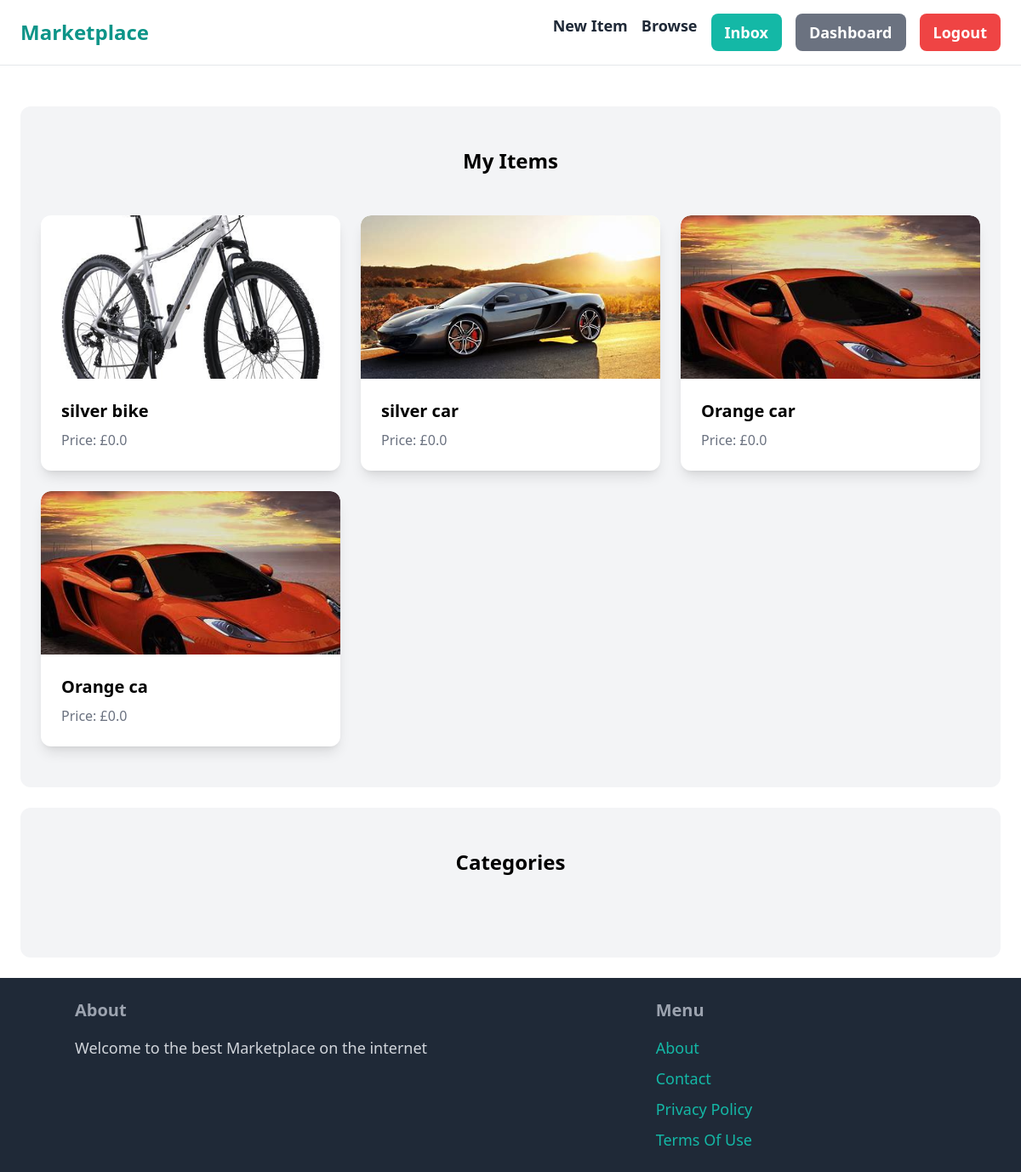
The page /dashboard/ (signed in) on the database its author committed.
### item/models.py (models this page shows, shortened)
class Item(models.Model):
    name = models.CharField(max_length=255)
    description = models.TextField()
    price = models.FloatField(default=0.00)  # Ensure a default value is set
    image = models.ImageField(upload_to='items/')
    is_sold = models.BooleanField(default=False)
    created_at = models.DateTimeField(default=timezone.now)
    category = models.ForeignKey(Category, related_name='items', on_delete=models.CASCADE)
    created_by = models.ForeignKey(settings.AUTH_USER_MODEL, related_name='items', on_delete=models.CASCADE)
    available_dates = models.TextField(blank=True, null=True)
    daily_price = models.FloatField(default=0.00)

### dashboard/views.py (the view)
# urls.py: path('', views.index, name='index'),
@login_required
def index(request):
    items = Item.objects.filter(created_by=request.user)
    return render(request, 'dashboard/index.html',{
        'items' : items,
    })

### dashboard/templates/dashboard/index.html (shortened to what this page needs)
{% extends 'core/base.html' %}
{% block content %}
    <div class="mt-6 px-6 py-12 bg-gray-100 rounded-xl">
        <h2 class="mb-12 text-2xl font-semibold text-center">My Items</h2>
        <div class="grid grid-cols-3 gap-6">
            {% for item in items %}
                <div class="bg-white rounded-xl overflow-hidden shadow-lg">
                    <a href="{% url 'item:detail' item.id %}" class="block">
                        <img src="{{ item.image.url }}" class="w-full h-48 object-cover rounded-t-xl">
                        <div class="p-6">
                            <h2 class="text-xl font-semibold mb-2">{{ item.name }}</h2>
                            <p class="text-gray-500">Price: £{{ item.price }}</p>
                        </div>
                    </a>
                </div>
            {% endfor %}
        </div>
    </div>
    <div class="mt-6 px-6 py-12 bg-gray-100 rounded-xl">
        <h2 class="mb-12 text-2xl font-semibold text-center">Categories</h2>
    </div>
{% endblock %}

### rows shown on the page
Item: image (picture), name "silver bike", price "0.0"
Item: image (picture), name "silver car", price "0.0"
Item: image (picture), name "Orange car", price "0.0"
Item: image (picture), name "Orange ca", price "0.0"
